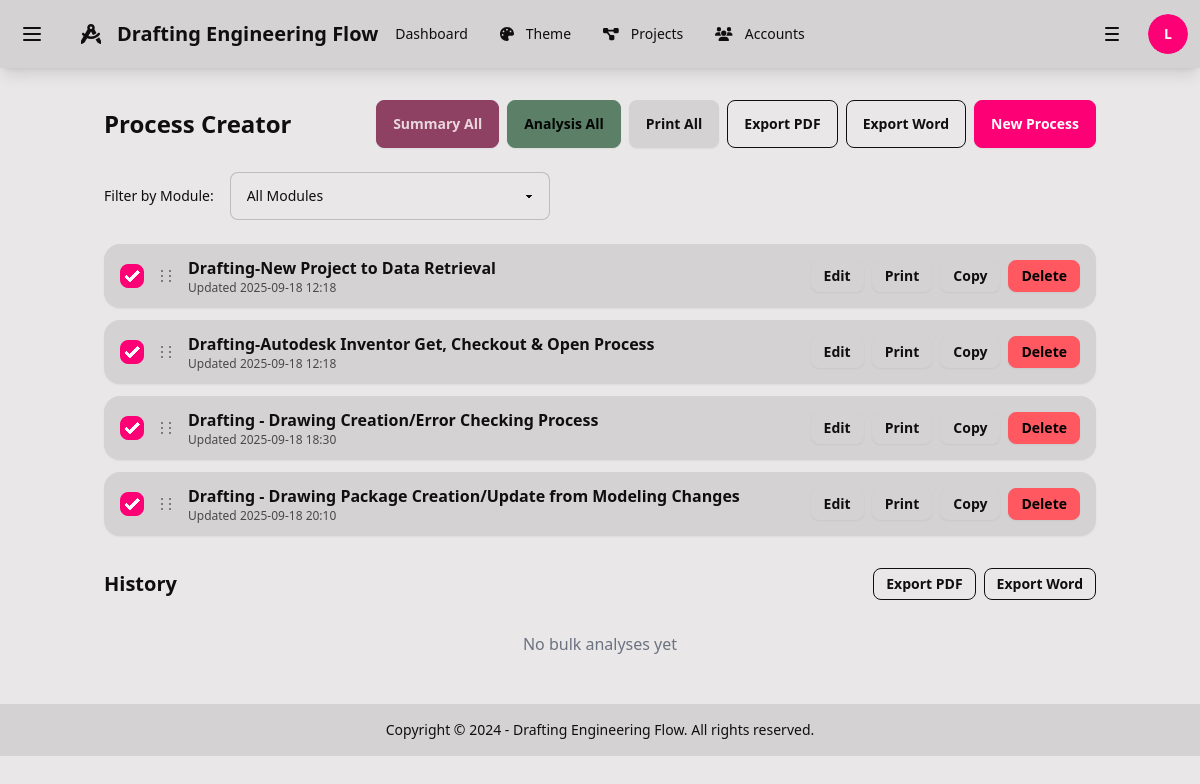
Page /process-creator/ (signed in) on the earlier database version.
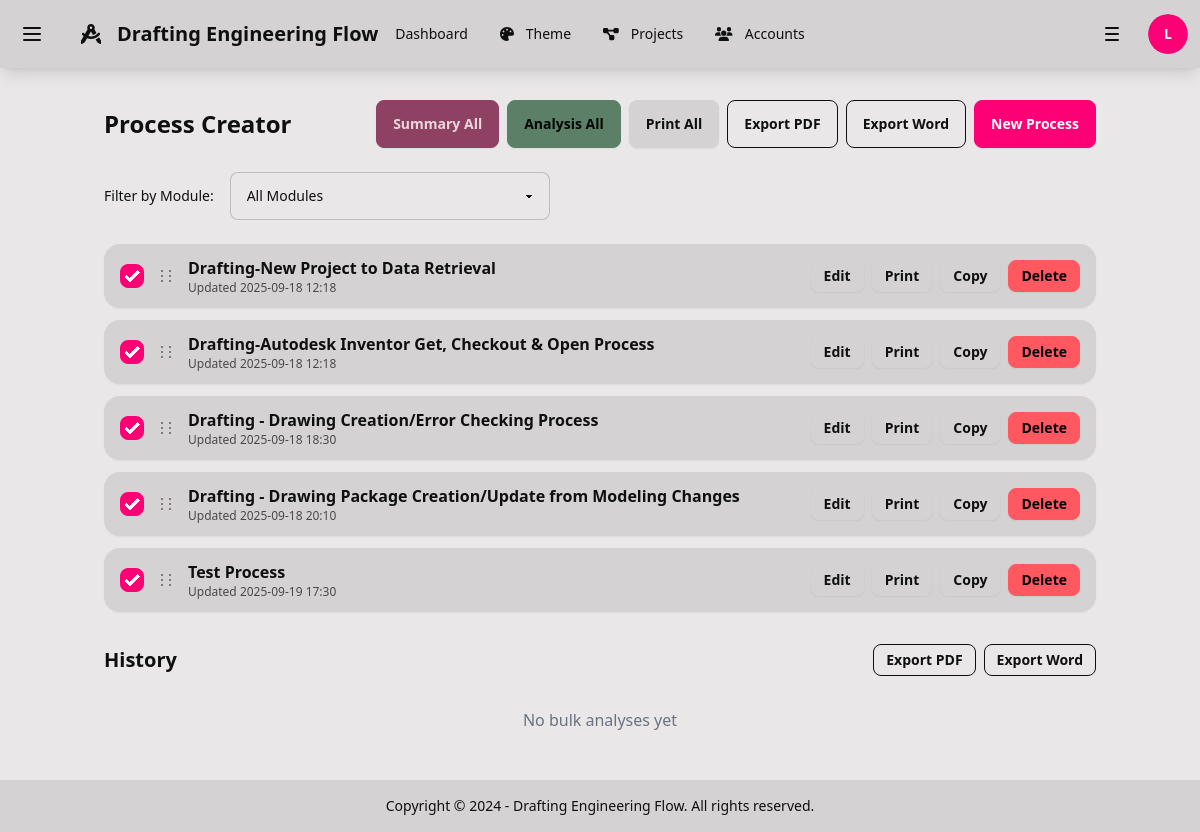
Same page on the later database version.
### process_creator/models.py (models this page shows, shortened)
class Process(models.Model):
    name = models.CharField(max_length=255)
    module = models.ForeignKey(Module, on_delete=models.SET_NULL, null=True, blank=True, help_text="Module this process belongs to")
    order = models.PositiveIntegerField(default=1)
    summary = models.TextField(blank=True, help_text="Generated summary of the process")
    summary_instructions = models.TextField(
        blank=True,
        default="You are given a list of steps, bullet points, or fragmented notes. Your task is to transform them into a single professional, coherent paragraph. Do not repeat the steps as a list. Instead, weave them into smooth, natural prose that reads as if written by a skilled professional writer. Maintain accuracy, logical flow, and clarity. The output must always be a polished paragraph summary, never a bullet list.",
        help_text="Instructions for summary generation"
    )
    description = models.TextField(blank=True)
    notes = models.TextField(blank=True)
    analysis = models.TextField(blank=True, help_text="Generated analysis and improvement suggestions")
    analysis_instructions = models.TextField(
        blank=True,
        default="You are a senior operations analyst. You will receive a business process as input (steps, notes, and context). Produce a professional report titled \"Training Analysis\" that managers and frontline staff can act on.\nFollow these rules:\n- Write clearly and concisely; avoid jargon. Use confident, direct language.\n- Do NOT restate the steps as bullets. Summarize the process in flowing prose.\n- Use Markdown headings exactly as specified below.\n- Give specific, actionable recommendations with clear benefits and effort levels.\n- Where details are missing, make reasonable assumptions and state them briefly.\n=== INPUT START ===\n{PASTE PROCESS STEPS / NOTES / CONTEXT HERE}\n=== INPUT END ===\n=== OUTPUT FORMAT (Markdown) ===\n# Training Analysis\n## Executive Summary\nA 4–6 sentence overview of the process, the primary objective, the current state, and the most important recommended changes and expected benefits.\n## Process Narrative (Plain-Language Summary)\n6–10 sentences that narrate how the process works from start to finish. Use paragraph form only (no bullets). Emphasize flow, handoffs, tools used, approvals, and timing.\n## Assumptions\n- 2–5 short bullets listing key assumptions you made due to missing information.\n## Strengths\n- 4–8 bullets. Each bullet: what works well + why it matters (impact on quality, speed, cost, compliance, safety, or CX).\n## Weaknesses\n- 4–8 bullets. Each bullet: the issue + consequence (e.g., rework, delays, risk, cost).\n## Improvement Opportunities — Current System (No new software)\nProvide 5–10 specific, low-friction changes using existing tools, roles, and policies. For each item, use this format in one bullet:\n- **[Title]** — What to change (1–2 sentences). **Benefit:** expected outcome with a measurable indicator (e.g., \"reduce cycle time by ~15%\"). **Effort:** Low/Med/High. **Owner:** role. **Risk/Mitigation:** brief.\n## Immediate Application-Level Enhancements (Quick to implement in an app/workflow)\nProvide 3–7 changes that can be implemented quickly via simple configuration, scripts, forms, validations, templates, or notifications. For each item, use the same format:\n- **[Title]** — What to implement (1–2 sentences). **Benefit:** measurable. **Effort:** Low/Med/High. **Owner:** role. **Risk/Mitigation:** brief.\n## Implementation Roadmap\nOrganize recommendations into phases with rationale:\n- **Now (0–30 days):** 3–6 highest-ROI, low-effort actions.\n- **Next (30–90 days):** 3–6 medium-effort actions that compound earlier gains.\n- **Later (90+ days):** 2–4 higher-effort changes that deliver strategic value.\n## Metrics & Monitoring\nList 4–8 KPIs with target direction and cadence. For each KPI: **Name**, **Target/Direction**, **Data Source**, **Review Cadence** (e.g., weekly), **Owner**.\n## Risks & Mitigations\n3–6 material risks across people/process/tech/compliance and how to mitigate each.\n## Final Recommendation\nA 4–6 sentence closing paragraph summarizing the case for change, expected benefits, and the immediate next steps.\n=== STYLE GUARDRAILS ===\n- Professional tone. Tight sentences. No filler, no hype.\n- Use paragraph form for the narrative sections; bullets only where specified.\n- Quantify benefits or ranges when plausible. Avoid vague claims.\n- Do not include meta-commentary or instructions in the output.",
        help_text="Instructions for process analysis"
    )
    created_at = models.DateTimeField(auto_now_add=True)
    updated_at = models.DateTimeField(auto_now=True)
    last_ai_update = models.DateTimeField(null=True, blank=True, help_text="Last time summary or analysis was updated")
    class Meta:
        ordering = ["order", "name"]

### process_creator/views.py (the view)
# urls.py: path("", views.process_list, name="list"),
@login_required
@require_app_access('process_creator', action='view')
def process_list(request):
    modules = Module.objects.all()
    selected_module_id = request.GET.get('module')
    selected_module = None
    if selected_module_id:
        try:
            selected_module = Module.objects.get(id=selected_module_id)
            processes = Process.objects.filter(module=selected_module).order_by('order', 'name')
        except Module.DoesNotExist:
            processes = Process.objects.all().order_by('order', 'name')
    else:
        processes = Process.objects.all().order_by('order', 'name')
    return render(request, "process_creator/list.html", {
        "processes": processes,
        "modules": modules,
        "selected_module": selected_module
    })

### rbac/context_processors.py (called while the page is built)
def rbac_context(request):
    context = {}
    if request.user.is_authenticated:
        context.update({
            'user_accessible_apps': get_user_accessible_apps(request.user),
            'user_roles': get_user_roles(request.user),
        })
    else:
        context.update({
            'user_accessible_apps': [],
            'user_roles': [],
        })
    return context

### rbac/utils.py (called while the page is built, shortened)
def has_app_access(user, app_name, action='view'):
    if not user or not user.is_authenticated:
        return False
    try:
        app_access = AppAccess.objects.get(app_name=app_name)
        if not app_access.is_enabled:
            return False
    except AppAccess.DoesNotExist:
        return False
    if user.is_superuser:
        return True

def check_app_access(user, app_name, action='view'):
    if not has_app_access(user, app_name, action):
        log_access_attempt(user, app_name, action, success=False,
                          error_message=f"Access denied for {action} on {app_name}")
        raise PermissionDenied(f"You don't have permission to {action} {app_name}")

### process_creator/templates/process_creator/list.html (shortened to what this page needs)
{% extends 'base.html' %}
{% block content %}
<div class="flex items-center justify-between mb-6">
  <h1 class="text-2xl font-bold">Process Creator</h1>
  <div class="flex gap-2">
    <button id="summary-all" class="btn btn-secondary">Summary All</button>
    <button id="analyze-all" class="btn btn-accent">Analysis All</button>
    <button id="print-all" class="btn">Print All</button>
    <button id="export-pdf-all" class="btn btn-outline">Export PDF</button>
    <button id="export-word-all" class="btn btn-outline">Export Word</button>
    <a href="{% url 'process_creator:create' %}" class="btn btn-primary">New Process</a>
  </div>
  </div>
<div class="mb-6">
  <div class="flex items-center gap-4">
    <label for="module-filter" class="text-sm font-medium">Filter by Module:</label>
    <select id="module-filter" class="select select-bordered w-full max-w-xs">
      <option value="">All Modules</option>
    </select>
  </div>
</div>
<div id="process-list" class="grid gap-3">
  {% for p in processes %}
    <div class="card bg-base-200 shadow-sm" data-id="{{ p.id }}">
      <div class="card-body py-3 px-4">
        <div class="flex items-center justify-between gap-3">
          <div class="flex items-center gap-3">
            <input type="checkbox" class="select-item checkbox checkbox-primary" checked />
            <span class="drag cursor-grab text-base-content/60" title="Drag to reorder" aria-label="Drag to reorder">
              <svg xmlns="http://www.w3.org/2000/svg" viewBox="0 0 20 20" fill="currentColor" class="h-5 w-5">
                <path d="M7 5a1 1 0 1 1-2 0 1 1 0 0 1 2 0Zm8 0a1 1 0 1 1-2 0 1 1 0 0 1 2 0ZM7 10a1 1 0 1 1-2 0 1 1 0 0 1 2 0Zm8 0a1 1 0 1 1-2 0 1 1 0 0 1 2 0ZM7 15a1 1 0 1 1-2 0 1 1 0 0 1 2 0Zm8 0a1 1 0 1 1-2 0 1 1 0 0 1 2 0Z"/>
              </svg>
            </span>
            <div>
              <div class="font-semibold">{{ p.name }}</div>
              <div class="text-xs opacity-70">Updated {{ p.updated_at|date:'Y-m-d H:i' }}</div>
            </div>
          </div>
          <div class="flex gap-2">
            <a class="btn btn-sm" href="{% url 'process_creator:edit' p.id %}">Edit</a>
            <a class="btn btn-sm" href="{% url 'process_creator:print' p.id %}" target="_blank">Print</a>
            <button class="btn btn-sm" onclick="copyProcess({{ p.id }})">Copy</button>
            <a class="btn btn-sm btn-error" href="{% url 'process_creator:delete' p.id %}">Delete</a>
          </div>
        </div>
      </div>
    </div>
  {% empty %}
    <div class="alert">No processes yet. Create one to get started.</div>
  {% endfor %}
</div>
        <div class="mt-8">
            <div class="flex items-center justify-between mb-4">
                <h2 class="text-xl font-bold">History</h2>
                <div class="flex gap-2">
                    <button id="export-history-pdf" class="btn btn-outline btn-sm">Export PDF</button>
                    <button id="export-history-word" class="btn btn-outline btn-sm">Export Word</button>
                </div>
            </div>
            <div id="analysis-history" class="space-y-3">
            </div>
        </div>
{% endblock %}

Differences in the rows shown:
added Process: name "Test Process", updated_at "2025-09-19 17:30"
